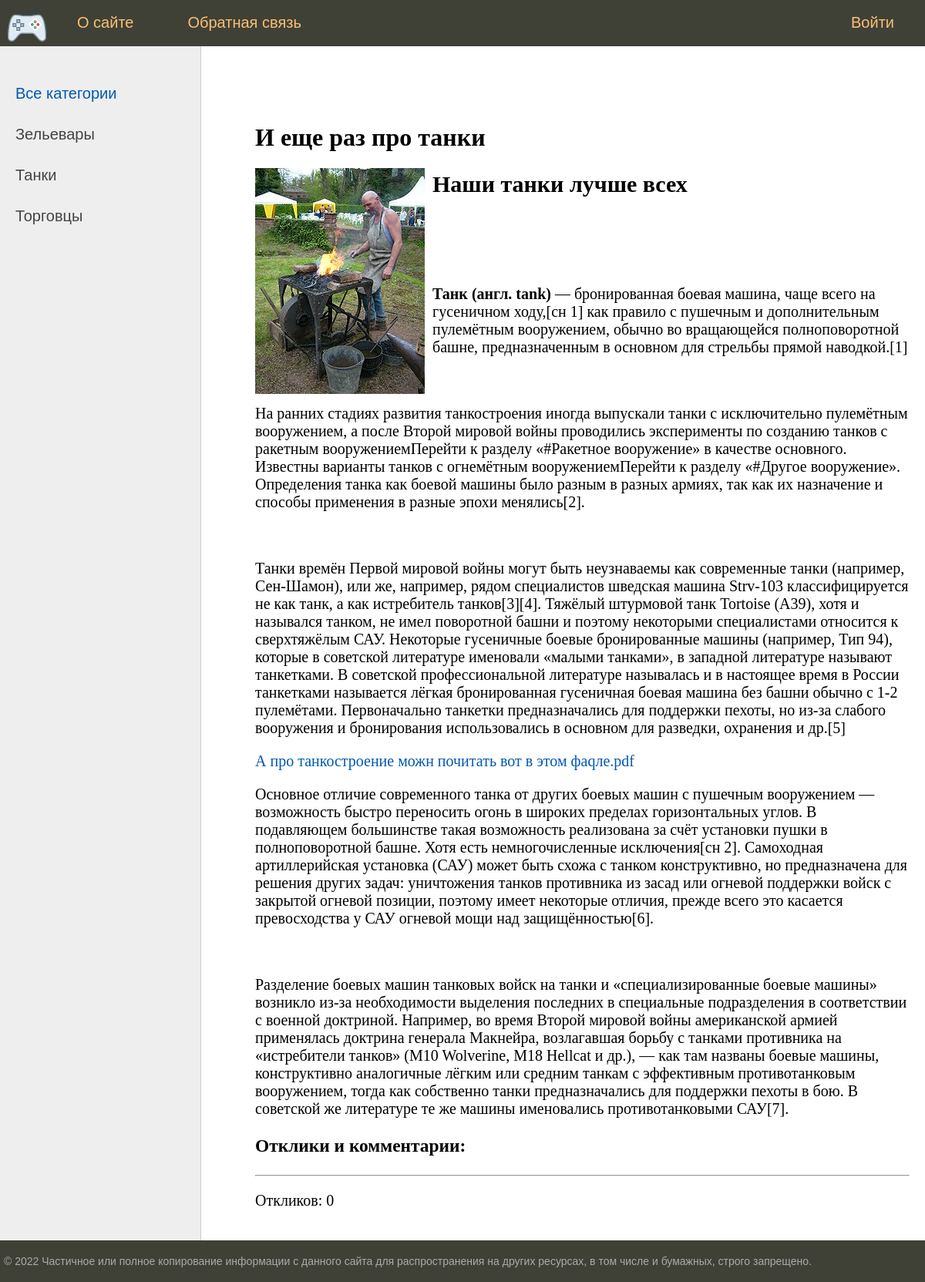
The app's page /post/i-eshche-raz-pro-tanki/, older data.
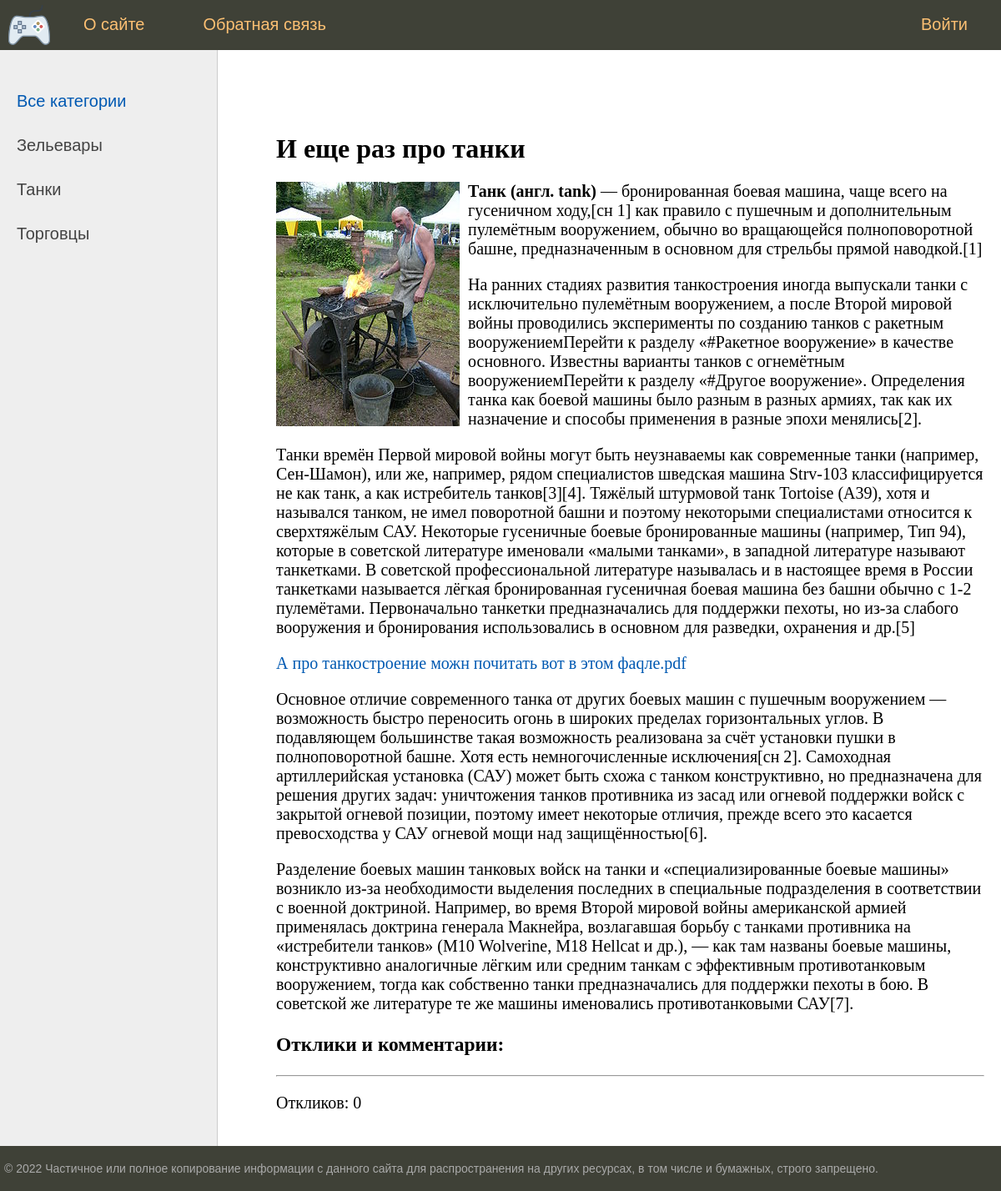
The same page, newer data.
### bboard/models.py (models this page shows, shortened)
class Post(models.Model):
    title = models.CharField(max_length=255, verbose_name="Заголовок")
    content = RichTextUploadingField(blank=True, default='', verbose_name="Текст")
    category = models.ForeignKey('Category', on_delete=models.PROTECT, verbose_name="Категория")
    author = models.ForeignKey('Author', on_delete=models.CASCADE, verbose_name="Автор")
    photo = models.ImageField(upload_to="photos/%Y/%m/%d/", verbose_name="Фото заголовка", blank=True, null=True)
    time_create = models.DateTimeField(auto_now_add=True)
    time_update = models.DateTimeField(auto_now=True)
    is_created = models.BooleanField(default=True)
    slug = models.SlugField(max_length=255, unique=True, db_index=True, verbose_name="URL")
    is_published = models.BooleanField(default=True, verbose_name="Опубликовать")
    def __str__(self):
        return f"{self.id}: {self.title}"
    class Meta:
        verbose_name = 'Объявление'
        verbose_name_plural = 'Объявления'

### bboard/views.py (the view)
# urls.py: path('post/<slug:slug>/', PostDetail.as_view(), name='post'),
class PostDetail(DataMixin, DetailView):
    model = Post
    template_name = 'bboard/post.html'
    context_object_name = 'post'
    def get_context_data(self, *, object_list=None, **kwargs):
        context = super().get_context_data(**kwargs)
        c_def = self.get_user_context(title=context['post'])
        return dict(list(context.items()) + list(c_def.items()))

### bboard/models.py (called while the page is built)
    def get_absolute_url(self):
        return reverse('category', kwargs={'cat_slug': self.slug})

### bboard/templatetags/bboard_tags.py (called while the page is built)
@register.inclusion_tag('bboard/list_replies.html')
def show_replies(sort=None, post_id=0):
    if not post_id == 0:
        if not sort:
            replies = Reply.objects.filter(post=post_id, is_approved=True)
        else:
            replies = Reply.objects.filter(post=post_id, is_approved=True).order_by(sort)
        return {"replies": replies}
    else:
        return {"replies": {}}

### bboard/utils.py (called while the page is built)
    def get_user_context(self, **kwargs):
        context = kwargs
        categories =  Category.objects.annotate(Count('post'))
        user_menu = menu.copy()
        if not self.request.user.is_authenticated:
            user_menu.pop(1)
        context['menu'] = user_menu
        context['categories'] = categories
        if 'cat_selected' not in context:
            context['cat_selected'] = 0
        return context

### bboard/templates/bboard/post.html (shortened to what this page needs)
{% extends 'bboard/base.html' %}
{% load bboard_tags %}
{% block content %}
<h1>{{post.title}}</h1>
{% if post.photo %}
  <p><img class="img-article-left" src="{{post.photo.url}}"></p>
{% endif %}
{% autoescape off %}
    {{post.content|linebreaks}}
{% endautoescape %}
<h3>Отклики и комментарии:</h3>
<hr>
{% show_replies post_id=post.id %}
{% endblock %}

Row changes from the older to the newer data that the page shows:
changed Post "И еще раз про танки": content "Наши танки лучше всех Танк (англ. tank) —…" → "Танк (англ. tank) —…"
